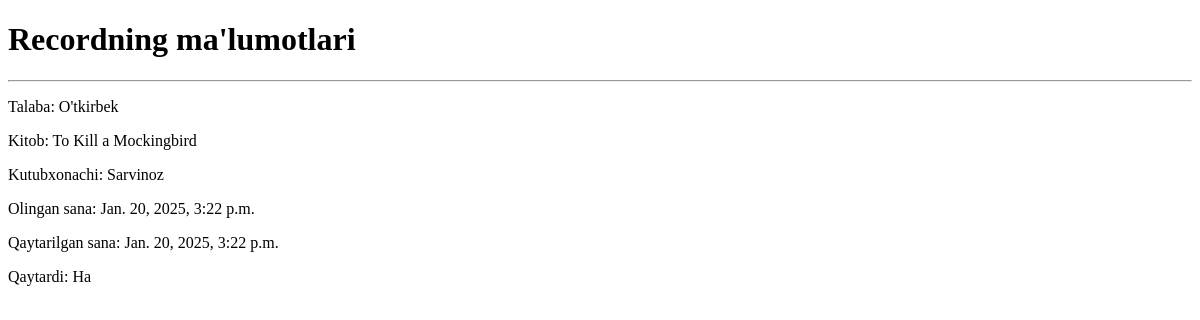
/recordlar/5/, run on an earlier commit of the app's database.
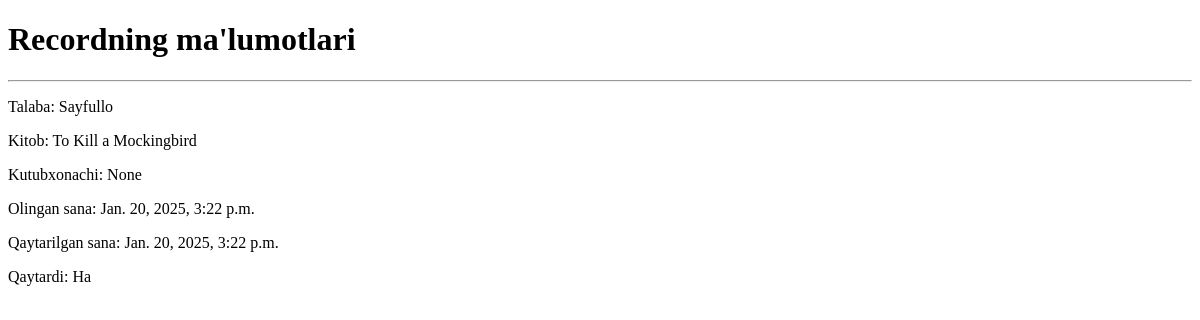
And on a later commit of the database.
### mainApp/models.py (models this page shows, shortened)
class Record(models.Model):
    talaba = models.ForeignKey(Talaba, on_delete=models.SET_NULL, null=True)
    kitob = models.ForeignKey(Kitob, on_delete=models.SET_NULL, null=True)
    kutubxonachi = models.ForeignKey(Kutubxonachi, on_delete=models.SET_NULL, null=True)
    olingan_sana = models.DateTimeField(auto_now_add=True)
    qaytarilgan_sana = models.DateTimeField(blank=True, null=True)
    qaytardi = models.BooleanField(default=False)
    class Meta:
        verbose_name_plural = "Rekordlar"
        verbose_name = "Rekord"

class Talaba(models.Model):
    ism = models.CharField(max_length=100)
    kurs = models.PositiveSmallIntegerField(default=1)
    guruh = models.CharField(max_length=100)
    yosh = models.PositiveSmallIntegerField(default=18)
    kitob_soni = models.PositiveSmallIntegerField(default=0)
    def __str__(self):
        return self.ism
    class Meta:
        verbose_name_plural = "Talabalar"

class Kutubxonachi(models.Model):
    ISH_VAQTI_CHOICES = (
        ("08:00 - 13:00", "08:00 - 13:00"),
        ("13:00 - 18:00", "13:00 - 18:00")
    )
    ism = models.CharField(max_length=255)
    ish_vaqti = models.CharField(max_length=100, default="08:00 - 13:00", choices=ISH_VAQTI_CHOICES)
    def __str__(self):
        return self.ism
    class Meta:
        verbose_name_plural = "Kutubxonachilar"

class Kitob(models.Model):
    nom = models.CharField(max_length=255)
    annotatsiya = models.TextField(blank=True, null=True)
    janr = models.CharField(max_length=255)
    sahifa = models.PositiveIntegerField()
    muallif = models.ForeignKey(Muallif, on_delete=SET_NULL, null=True)
    def __str__(self):
        return self.nom
    class Meta:
        verbose_name_plural = "Kitoblar"

### mainApp/views.py (the view)
# urls.py: path('recordlar/<int:record_id>/', record_details_view, name="Recordlarning detallari"),
def record_details_view(request, record_id):
    record_detail = Record.objects.get(id=record_id)
    context = {
        "record_detail" : record_detail
    }
    return render(request, 'record_details.html', context=context)

### templates/record_details.html (shortened to what this page needs)
<!DOCTYPE html>
<html lang="en">
<head>
</head>
<body>
<h1>Recordning ma'lumotlari</h1>
<hr>
<p>Talaba: {{ record_detail.talaba }}</p>
<p>Kitob: {{ record_detail.kitob }}</p>
<p>Kutubxonachi: {{ record_detail.kutubxonachi }}</p>
<p>Olingan sana: {{ record_detail.olingan_sana }}</p>
{% if record_detail.qaytarilgan_sana != None %}
  <p>Qaytarilgan sana: {{ record_detail.qaytarilgan_sana }}</p>
  <p>Qaytardi: Ha</p>
{% else %}
  <p>Qaytardi: Yo'q</p>
{% endif %}
</body>
</html>

What changed in the data, as far as the page shows it:
changed Record "To Kill a Mockingbird": talaba "O'tkirbek" → "Sayfullo"; kutubxonachi "Sarvinoz" → "None"
